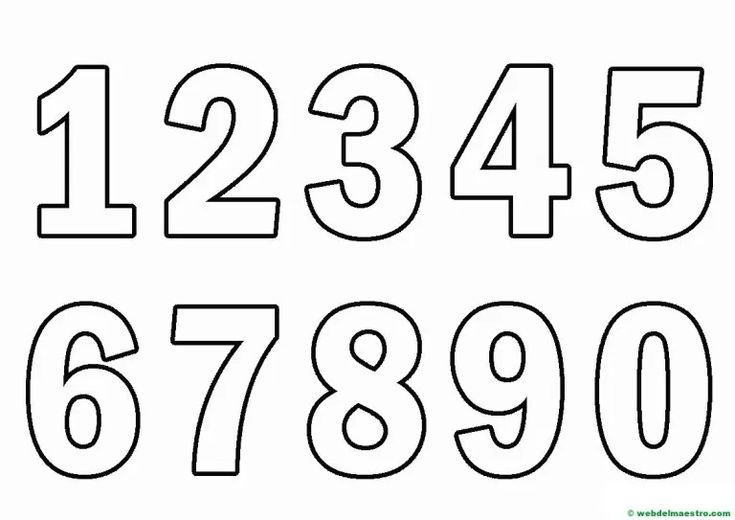
#> input picture Imagens/numeros.jpg, 735 x 520 px, found by its file name
$ python 01_filtragem_espacial.py   (older library calls are emulated)
#> lines starting #> are read from the running program, lines starting #| are printed output that depends on the picture
import cv2
import numpy as np

# Carrega a imagem de entrada em escala de cinza
img = cv2.imread("imagens/numeros.jpg", cv2.IMREAD_GRAYSCALE)
#> img: shape (520, 735); min 0, max 255, mean 232.3

# Verifica se a imagem foi carregada corretamente
if img is None:
    print("Não foi possível carregar a imagem.")
    exit()

# Aplica o filtro Gaussiano para suavização (Kernel 3x3 e DP calculado automaticamente)
img_gaussian = cv2.GaussianBlur(img, (3, 3), 0)

# Detecção de bordas usando o operador Sobel
img_sobelx = cv2.Sobel(img, cv2.CV_8U, 1, 0, ksize=5)
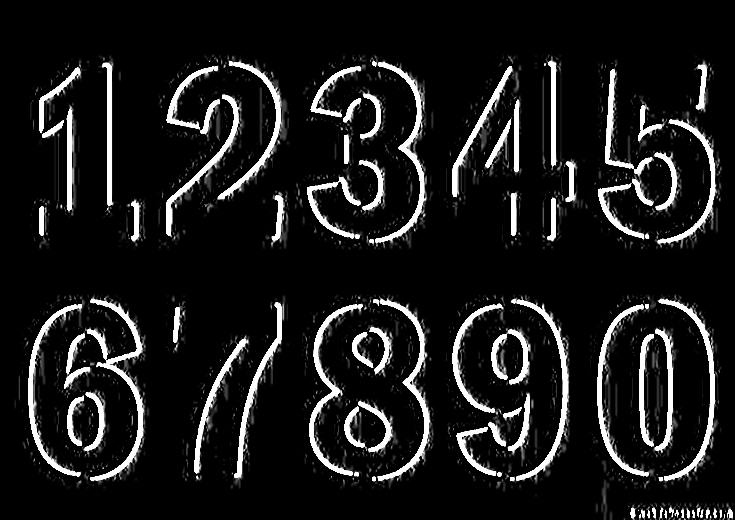
#> img_sobelx: shape (520, 735); min 0, max 255, mean 26.1
img_sobely = cv2.Sobel(img, cv2.CV_8U, 0, 1, ksize=5)
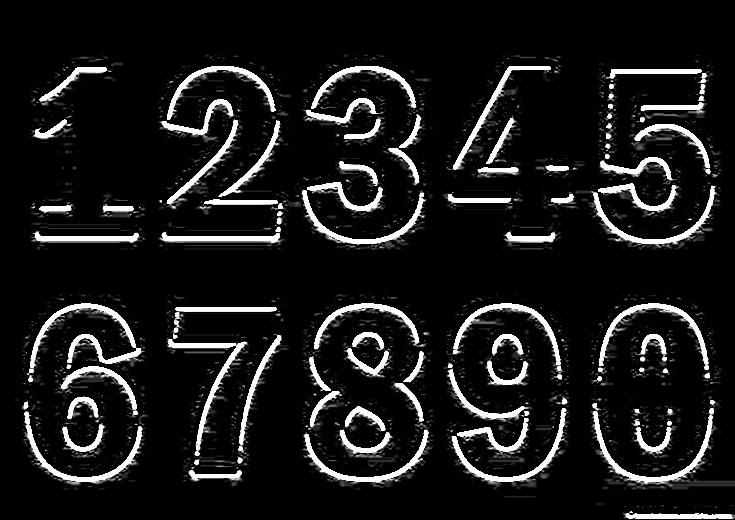
#> img_sobely: shape (520, 735); min 0, max 255, mean 25.4
img_sobel = img_sobelx + img_sobely
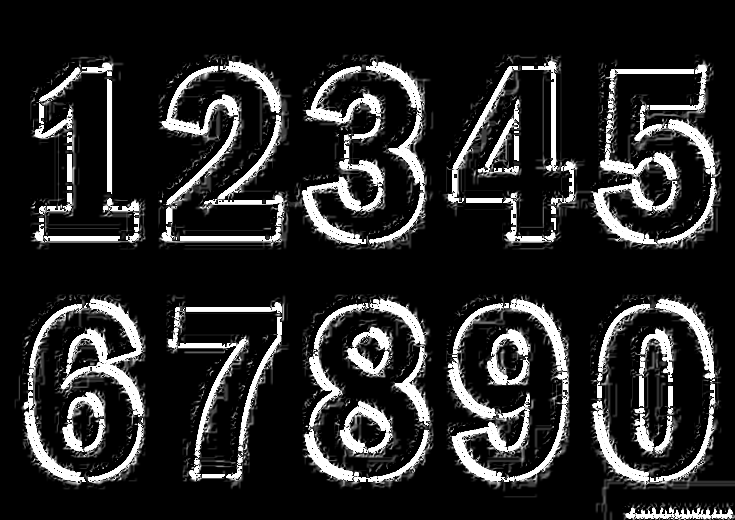
#> img_sobel: shape (520, 735); min 0, max 255, mean 39

# Detecção de bordas usando o operador Prewitt
kernelx = np.array([[1, 1, 1], [0, 0, 0], [-1, -1, -1]])
kernely = np.array([[-1, 0, 1], [-1, 0, 1], [-1, 0, 1]])
img_prewittx = cv2.filter2D(img, -1, kernelx)
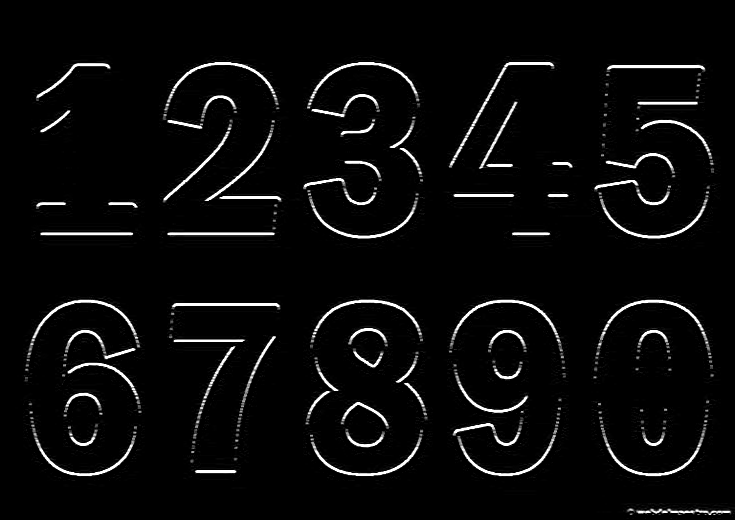
#> img_prewittx: shape (520, 735); min 0, max 255, mean 10.3
img_prewitty = cv2.filter2D(img, -1, kernely)
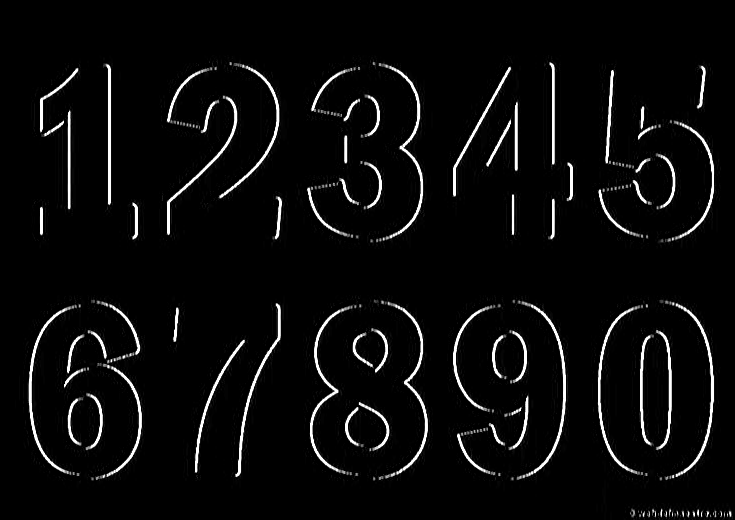
#> img_prewitty: shape (520, 735); min 0, max 255, mean 11.1

# Mostra as imagens em janelas separadas
cv2.imshow("Imagem Original", img)
cv2.imshow("Sobel X", img_sobelx)
cv2.imshow("Sobel Y", img_sobely)
cv2.imshow("Sobel", img_sobel)
cv2.imshow("Gaussiano", img_gaussian)
cv2.imshow("Prewitt X", img_prewittx)
cv2.imshow("Prewitt Y", img_prewitty)
cv2.imshow("Prewitt", img_prewittx + img_prewitty)
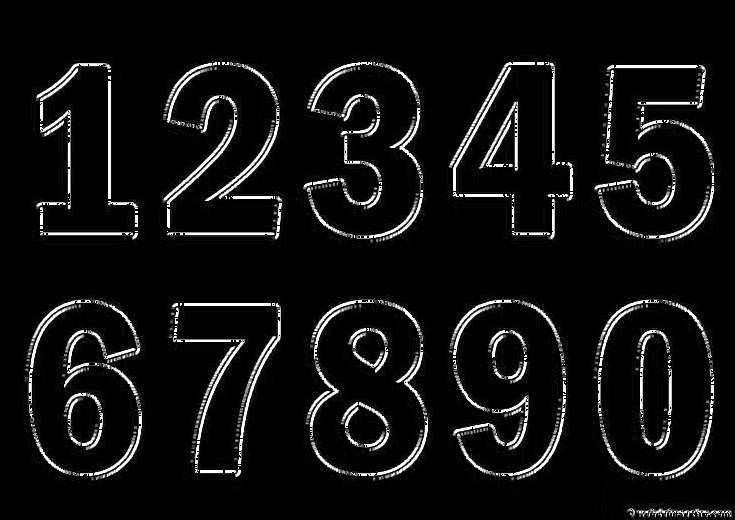
#> window 'Prewitt': shape (520, 735); min 0, max 255, mean 16.8

# Aguarda pressionamento da tecla 'q' para fechar as janelas
while True:
    if cv2.waitKey(0) & 0xFF == ord('q'):
#> (key q is pressed here)
        break

cv2.destroyAllWindows()

$ run again, with Imagens/caderno.jpg copied over Imagens/numeros.jpg
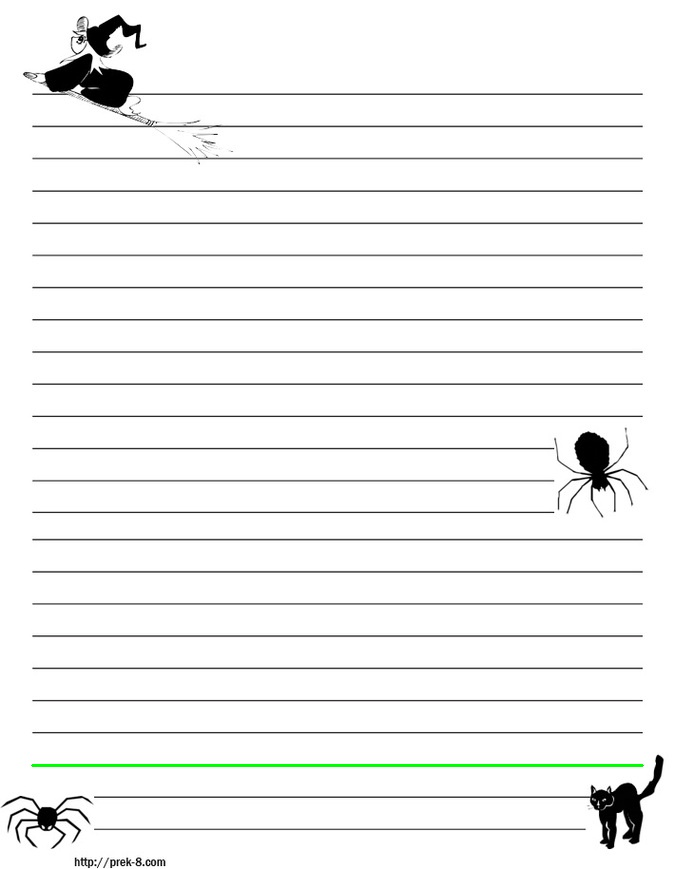
#> input picture Imagens/caderno.jpg, 675 x 869 px, found by its file name
#> `img_sobel = img_sobelx + img_sobely`:
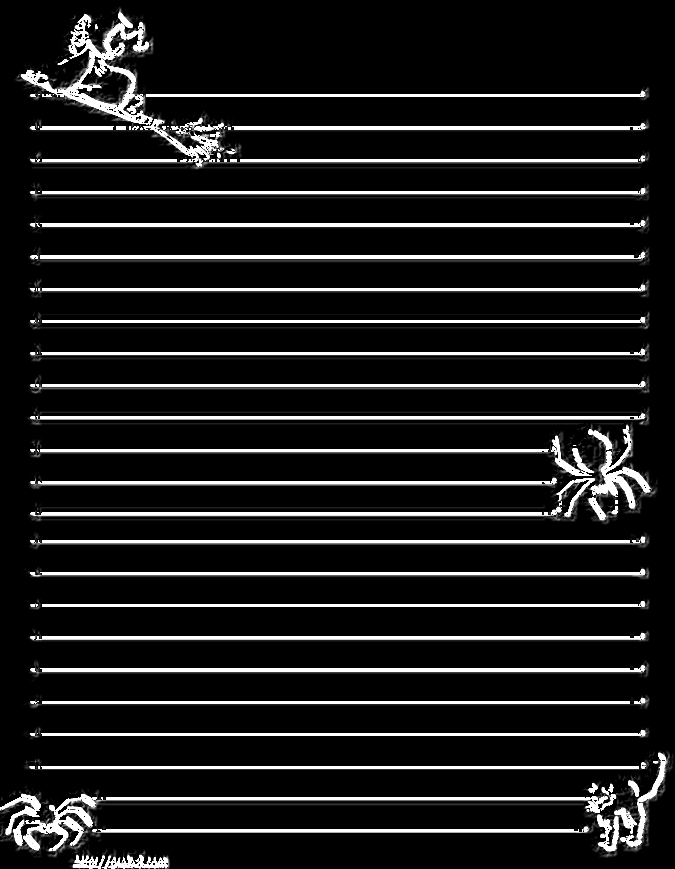
#> img_sobel: shape (869, 675); min 0, max 255, mean 28.5
#> `cv2.imshow("Prewitt", img_prewittx + img_prewitty)`:
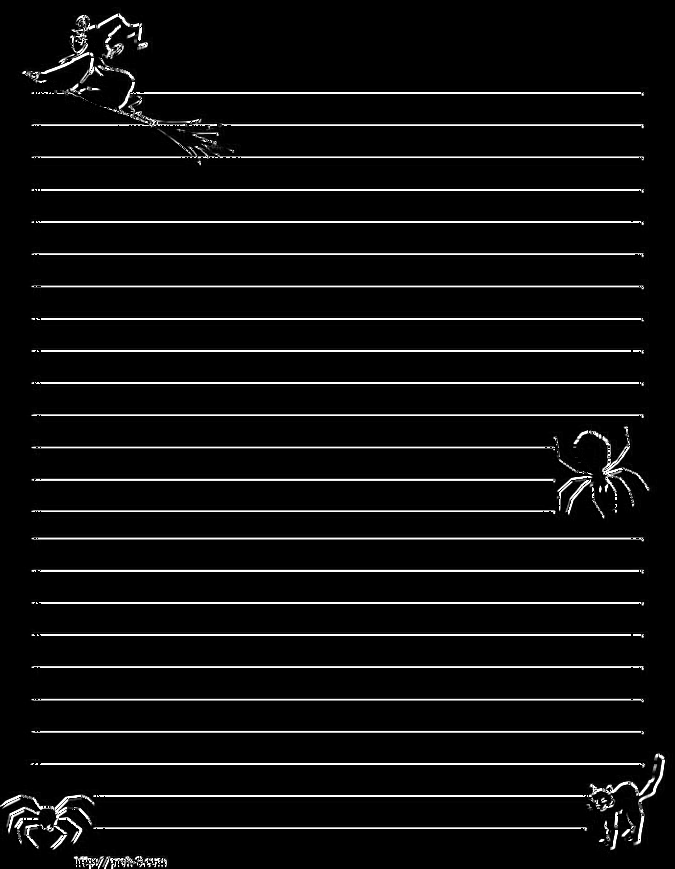
#> window 'Prewitt': shape (869, 675); min 0, max 255, mean 13.9

$ run again, with Imagens/tracos.jpg copied over Imagens/numeros.jpg
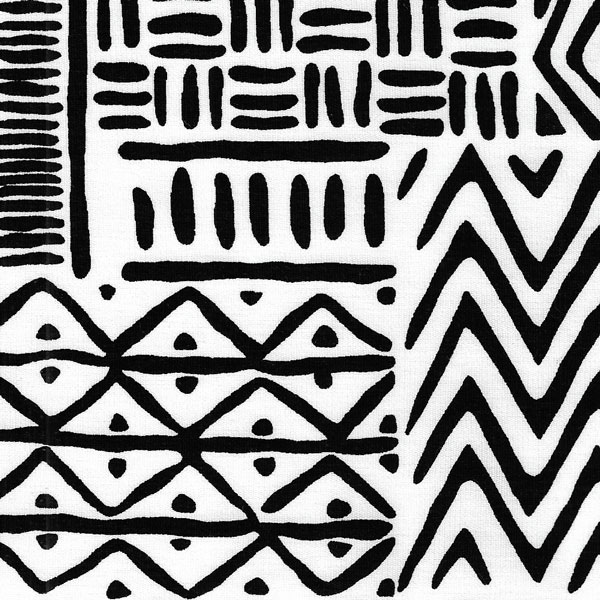
#> input picture Imagens/tracos.jpg, 600 x 600 px, found by its file name
#> `img_sobel = img_sobelx + img_sobely`:
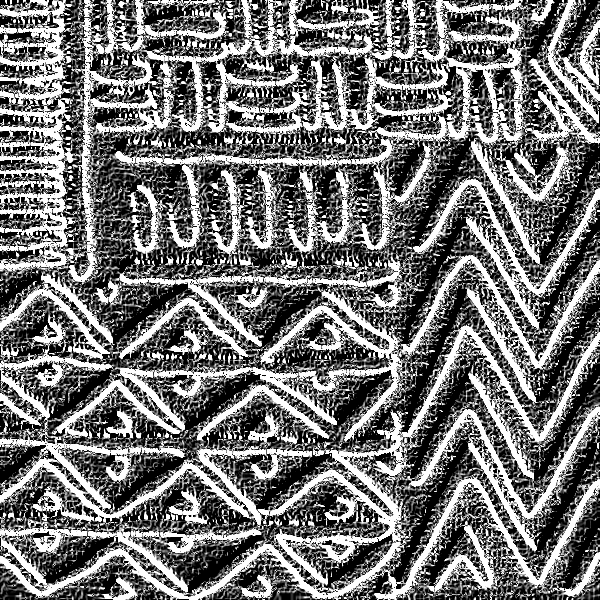
#> img_sobel: shape (600, 600); min 0, max 255, mean 115.4
#> `cv2.imshow("Prewitt", img_prewittx + img_prewitty)`:
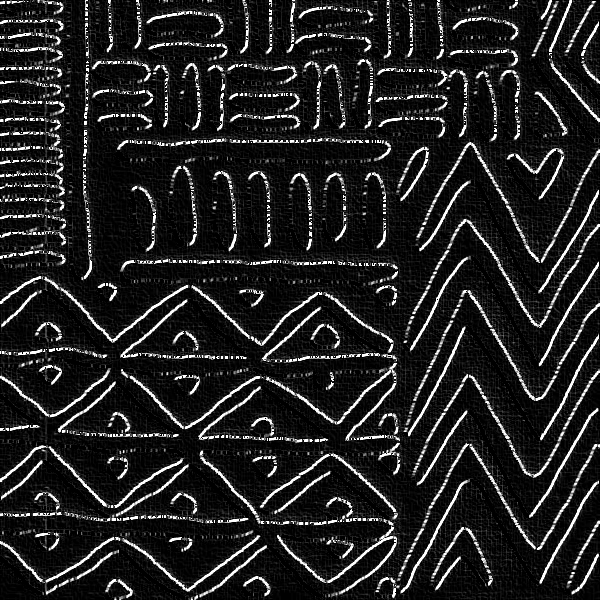
#> window 'Prewitt': shape (600, 600); min 0, max 255, mean 33.5
